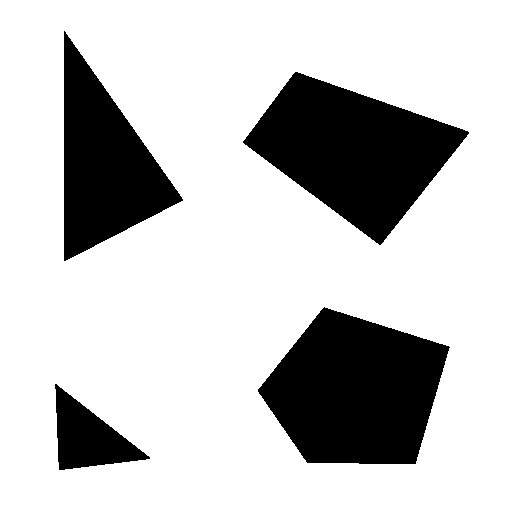
#> input picture sokszogek_detektalasa/shapes.png, 512 x 512 px
$ python sarok_detekcio.py   (older library calls are emulated)
#> lines starting #> are read from the running program, lines starting #| are printed output that depends on the picture; after the words box and inside, x2 and y2 are one past the last pixel; in counts of white or black regions, pixels touching at a corner belong together
import cv2
import numpy as np
import random


piros = [(2, 10, 124),"piros"]
kek = [(186, 72, 0), "kék"]
zold = [(87, 122, 59), "zöld"]
cian = [(238, 238, 175), "cián"]
szurke = [(85, 85, 85), "szürke"]
sarga = [(53, 225, 255),"sárga"]
pink = [(138, 33, 224),"pink"]
lila = [(255, 0, 191), "lila"]
narancs = [(0, 103, 255), "narancs"]
magenta = [(139, 0, 139), "magenta"]
brown = [(0, 75, 150),"barna"]
turkiz = [(208, 224, 64), "türkizkék"]
mandula = [(205, 222, 239),"mandula"]
arany = [(0, 215,255),"arany"]
bordo = [(52, 23, 127), "bordo"]
DARKKHAKI = [(107, 183, 189),"darkkhaki"]
INDIGO = [(205, 90, 106),"Indigo"]
OLIVE = [(0, 128, 128),"Oliva"]
DARKSLATEGRAY = [(79, 79, 47),"darkslategray"]
PERU = [(63, 133, 205),"Peru"]


colors= [piros[0], kek[0], zold[0], cian[0], szurke[0], sarga[0], pink[0], lila[0], narancs[0], magenta[0], brown[0], turkiz[0], mandula[0], arany[0], bordo[0],DARKKHAKI[0],INDIGO[0],OLIVE[0],DARKSLATEGRAY[0],PERU[0]]
colors_full = [piros, kek, zold, cian, szurke, sarga, pink, lila, narancs, magenta, brown, turkiz, mandula, arany, bordo,DARKKHAKI,INDIGO,OLIVE,DARKSLATEGRAY,PERU]

img = cv2.imread("shapes.png");
#> img is the input picture: shape (512, 512, 3); values 0 (black) and 233 (white), 77.5% white; 4 black regions, box (x1, y1, x2, y2) and area: (258, 307, 450, 464) 20975, (243, 72, 469, 245) 20216, (64, 31, 183, 261) 13845, (55, 384, 150, 470) 4041
# [5 lines of commented-out code are left out]
cv2.imshow("Eredeti",img)
gray= cv2.cvtColor(img,cv2.COLOR_BGR2GRAY);

noise = np.zeros(gray.shape, np.int16)
cv2.randn(noise, 0.0, 20.0)
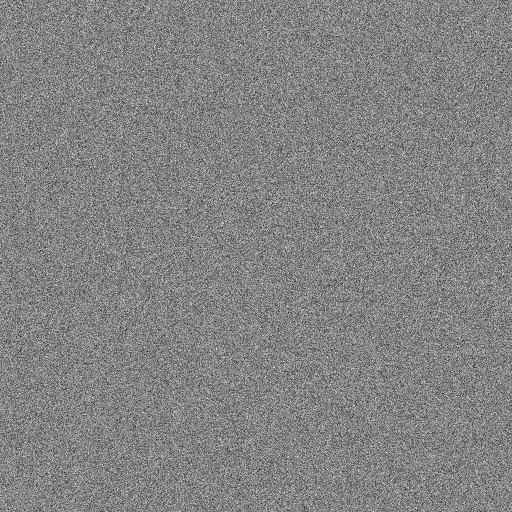
#> noise: shape (512, 512) int16; min -97, max 91, mean 0; drawn with min black and max white

imnoise2 = cv2.add(gray, noise, dtype=cv2.CV_16SC1)
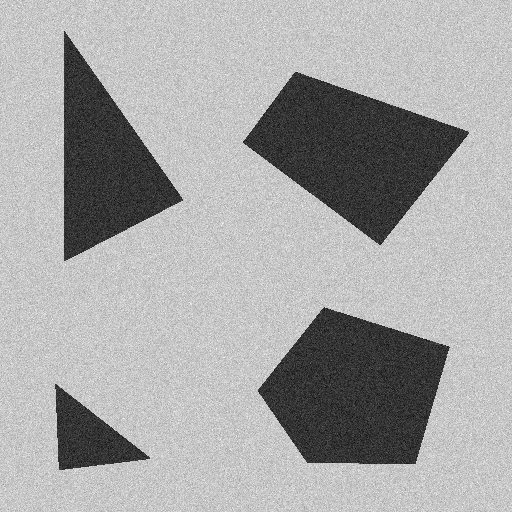
#> imnoise2: shape (512, 512) int16; min -82, max 321, mean 180.5; drawn with min black and max white
imnoisenorm = cv2.normalize(imnoise2, None, 0, 255, norm_type=cv2.NORM_MINMAX, dtype=cv2.CV_8UC1)
cv2.imshow('Zajos', imnoisenorm)

filtered = cv2.bilateralFilter(imnoisenorm, 9, 110, 110, cv2.BORDER_DEFAULT);
canny = cv2.Canny(filtered, 120, 255, 1)
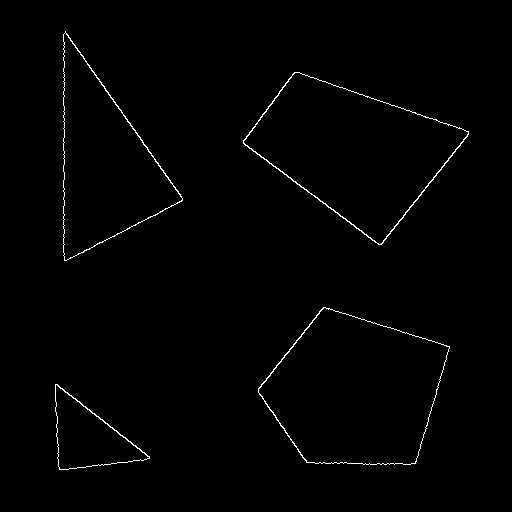
#> canny: shape (512, 512); 0.9% white in thin lines or dots, all inside (x1, y1, x2, y2) = (55, 31, 469, 470)


cnts = cv2.findContours(canny, cv2.RETR_EXTERNAL, cv2.CHAIN_APPROX_SIMPLE)
#> cnts = 4 contours; box (x1, y1, x2, y2) and area: (258, 307, 450, 465) 21028, (243, 72, 469, 245) 20330, (63, 31, 183, 261) 13907, (55, 384, 150, 470) 4074
cnts = cnts[0] if len(cnts) == 2 else cnts[1]


for n, cnt in enumerate(cnts):
    approx = cv2.approxPolyDP(
        cnt, 0.02 * cv2.arcLength(cnt, True), True)
    print("A következő színek egy objektumot vesznek körbe:")

    n = approx.ravel()
    i = 0
    for j in n:
        if (i % 2 == 0):
            x = n[i]
            y = n[i + 1]
            cornered = cv2.circle(img, (x, y), 11, random.choice(colors), -1)
            points = [x, y]
            bgr_s = img[y, x]
            for sk in range(len(colors_full)):
                if np.array_equal(bgr_s, colors_full[sk][0]):
                    print(colors_full[sk][1])

        i = i + 1
#> this loop made 4 passes
#> (printed output is left out)
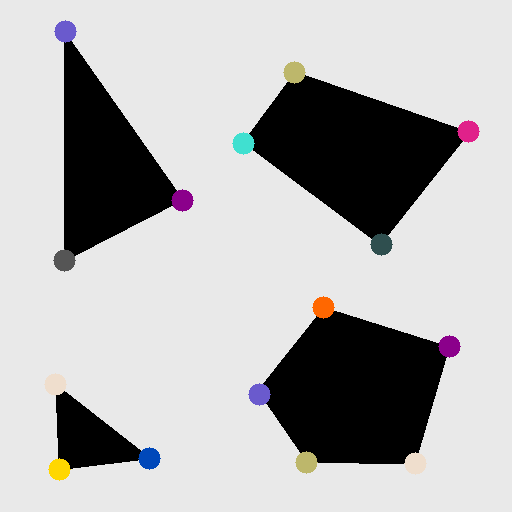
#> img: shape (512, 512, 3); 2.16% of pixels changed, all inside (x1, y1, x2, y2) = (44, 20, 480, 481)

cv2.imshow("Sarkok",cornered)
cv2.waitKey(0)
cv2.destroyAllWindows()

$ run again, with sokszogek_detektalasa/painted.png copied over sokszogek_detektalasa/shapes.png
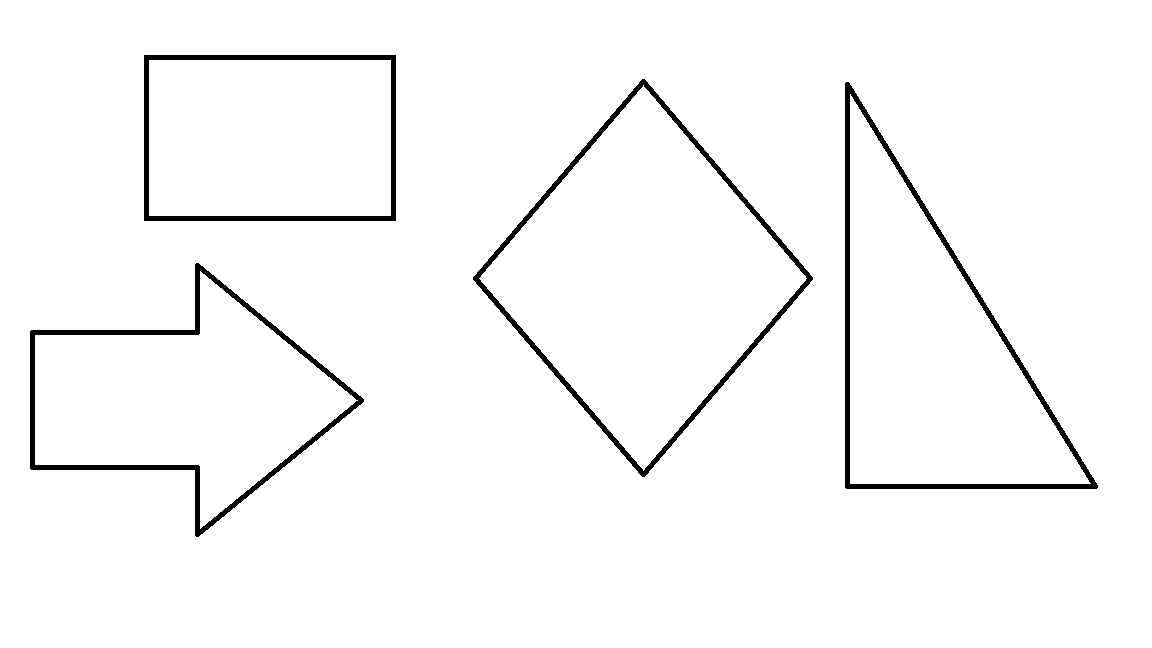
#> input picture sokszogek_detektalasa/painted.png, 1152 x 648 px
#> img is the input picture: shape (648, 1152, 3); 97.3% white; 4 black regions, box (x1, y1, x2, y2) and area: (845, 82, 1098, 489) 5616, (473, 79, 813, 477) 5161, (30, 263, 364, 537) 5095, (144, 55, 396, 221) 4080
#> `canny = cv2.Canny(filtered, 120, 255, 1)`:
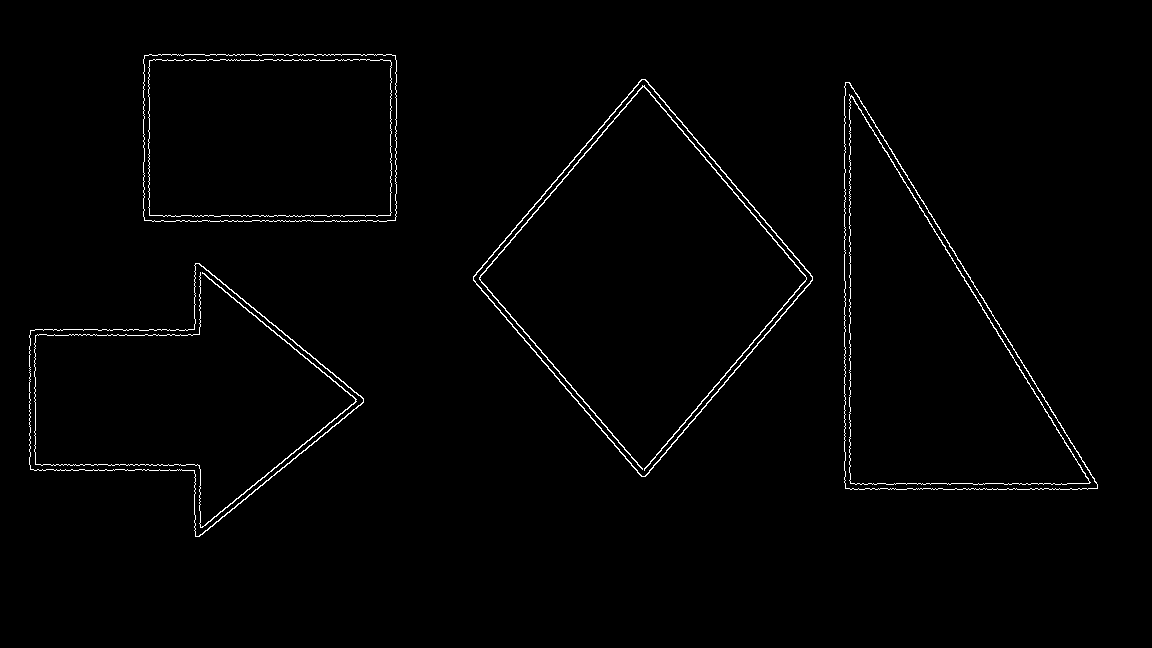
#> canny: shape (648, 1152); 1.2% white in thin lines or dots, all inside (x1, y1, x2, y2) = (29, 54, 1098, 537)
#> cnts = 4 contours; box (x1, y1, x2, y2) and area: (473, 79, 813, 477) 68779, (844, 82, 1098, 490) 52911, (29, 263, 364, 537) 47128, (143, 54, 397, 222) 41939
#> the loop `for n, cnt in enumerate(cnts):` made 4 passes
#> (printed output is left out)
#> after the loop `for n, cnt in enumerate(cnts):`:
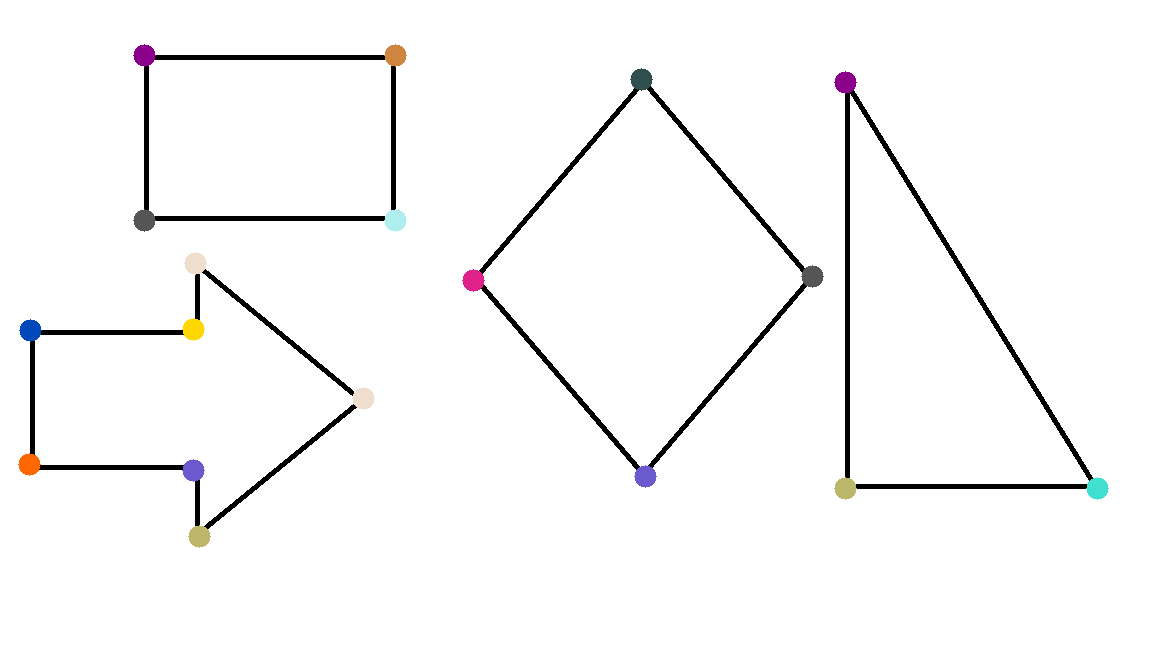
#> img: shape (648, 1152, 3); 0.91% of pixels changed, all inside (x1, y1, x2, y2) = (18, 44, 1109, 548)

$ run again, with sokszogek_detektalasa/painted2.png copied over sokszogek_detektalasa/shapes.png
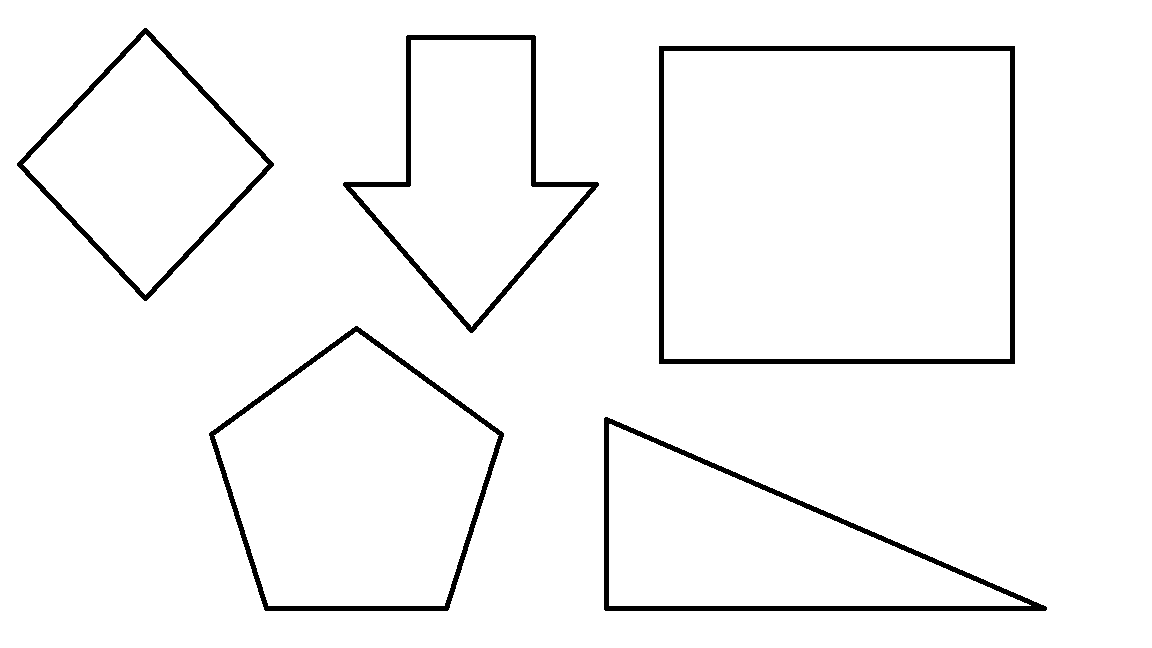
#> input picture sokszogek_detektalasa/painted2.png, 1152 x 648 px
#> img is the input picture: shape (648, 1152, 3); 96.7% white; 5 black regions, box (x1, y1, x2, y2) and area: (659, 46, 1015, 364) 6640, (604, 417, 1047, 611) 5475, (343, 35, 599, 333) 4643, (209, 326, 504, 611) 4545, (17, 28, 274, 301) 3700
#> `canny = cv2.Canny(filtered, 120, 255, 1)`:
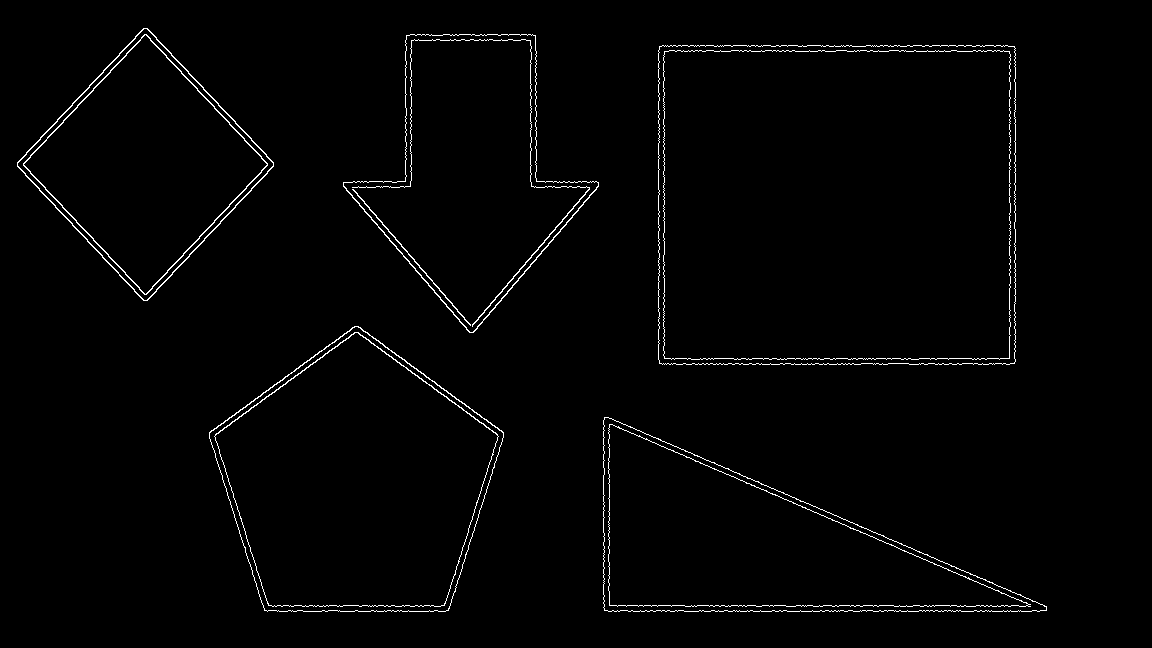
#> canny: shape (648, 1152); 1.5% white in thin lines or dots, all inside (x1, y1, x2, y2) = (17, 28, 1047, 612)
#> cnts = 5 contours; box (x1, y1, x2, y2) and area: (658, 45, 1016, 365) 113385, (209, 326, 504, 612) 58704, (603, 417, 1047, 612) 44268, (343, 34, 599, 333) 39242, (17, 28, 274, 301) 35892
#> the loop `for n, cnt in enumerate(cnts):` made 5 passes
#> (printed output is left out)
#> after the loop `for n, cnt in enumerate(cnts):`:
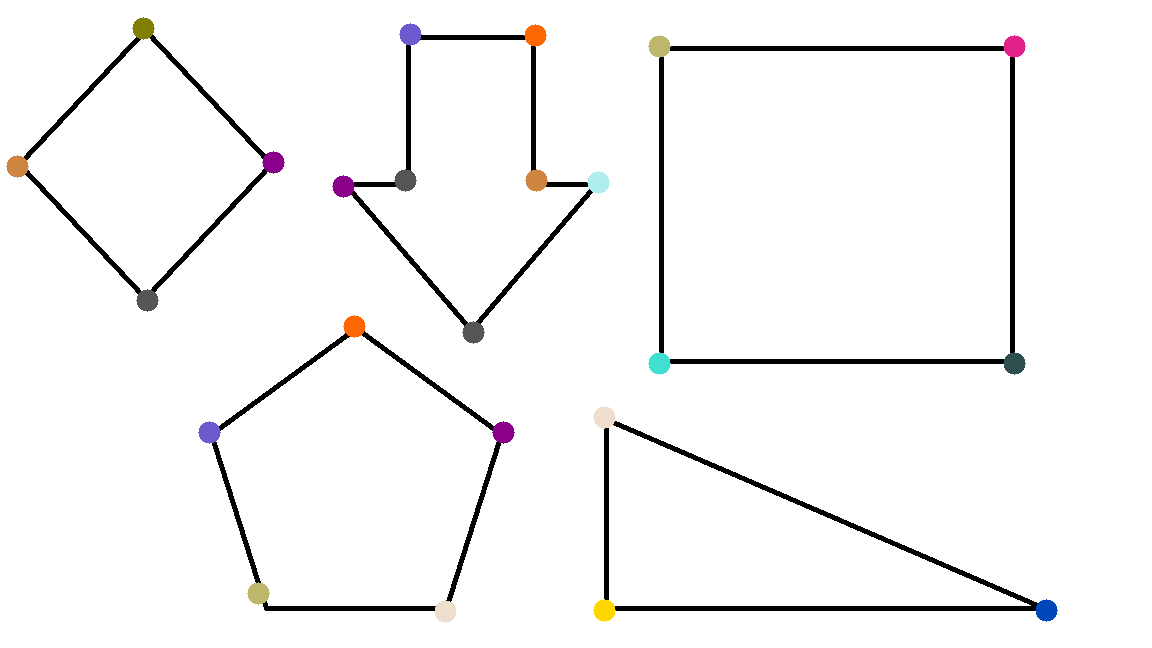
#> img: shape (648, 1152, 3); 1.16% of pixels changed, all inside (x1, y1, x2, y2) = (6, 17, 1058, 623)

$ run again, with sokszogek_detektalasa/painted3.png copied over sokszogek_detektalasa/shapes.png
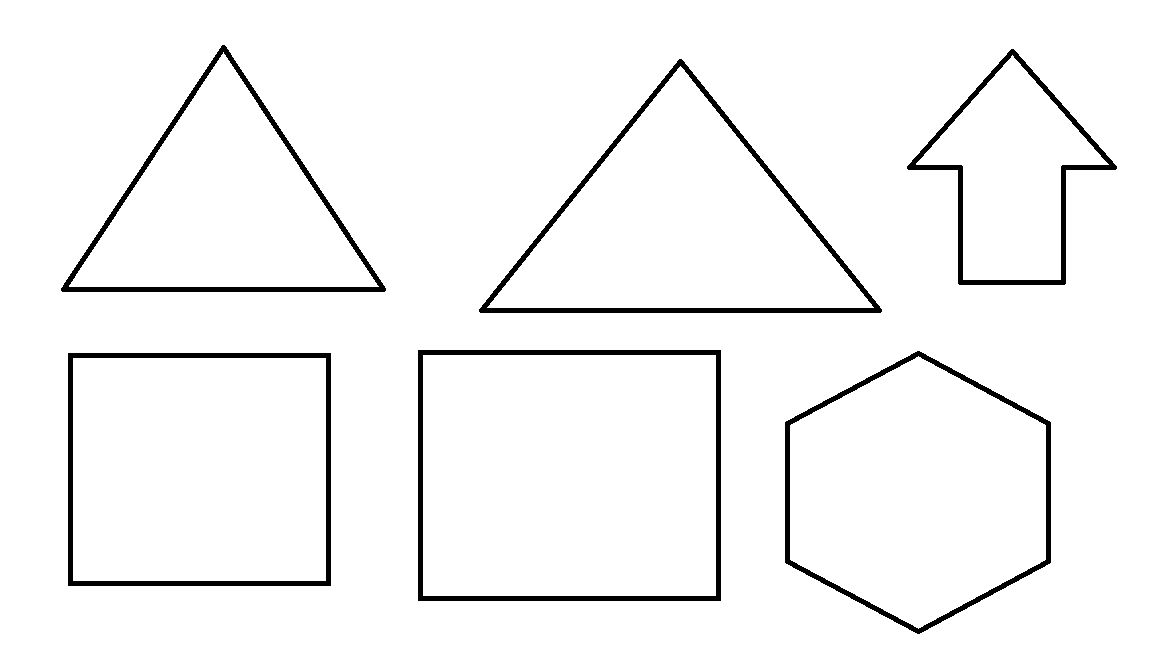
#> input picture sokszogek_detektalasa/painted3.png, 1152 x 648 px
#> img is the input picture: shape (648, 1152, 3); 96.2% white; 6 black regions, box (x1, y1, x2, y2) and area: (418, 350, 721, 601) 5440, (479, 59, 882, 313) 5182, (68, 353, 331, 586) 4860, (61, 45, 386, 292) 4514, (785, 351, 1051, 634) 4346, (907, 49, 1117, 285) 3705
#> `canny = cv2.Canny(filtered, 120, 255, 1)`:
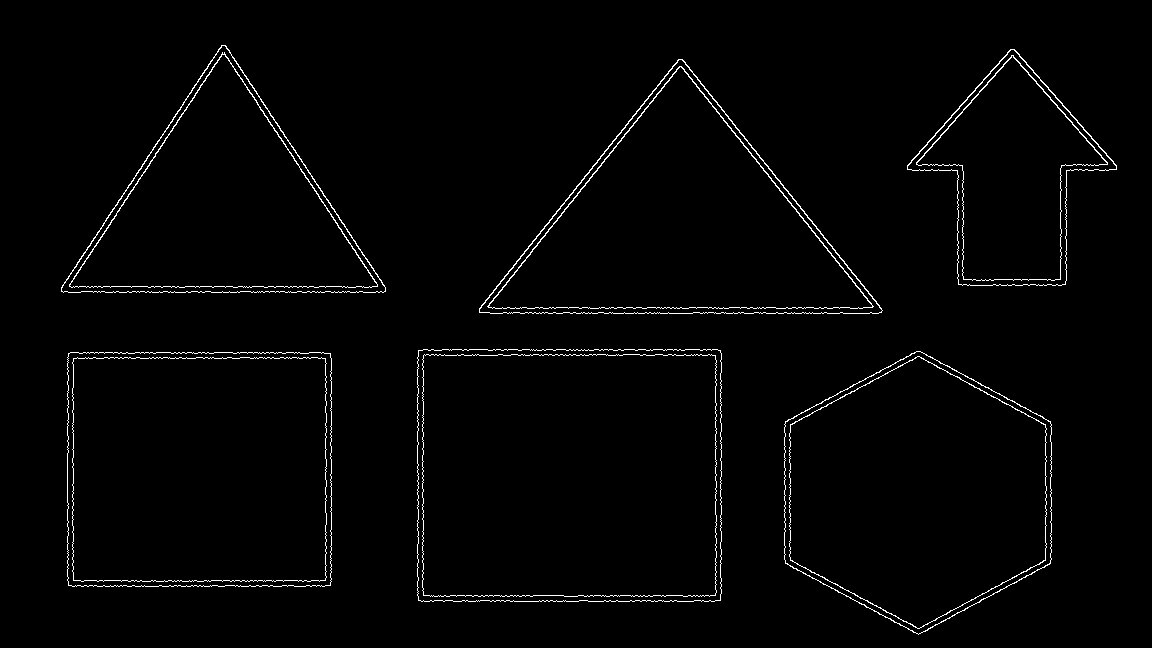
#> canny: shape (648, 1152); 1.7% white in thin lines or dots, all inside (x1, y1, x2, y2) = (61, 45, 1117, 635)
#> cnts = 6 contours; box (x1, y1, x2, y2) and area: (417, 349, 722, 602) 76150, (67, 352, 332, 587) 61416, (784, 351, 1052, 635) 56609, (479, 59, 883, 314) 52446, (61, 45, 386, 293) 41159, (907, 49, 1117, 286) 25790
#> the loop `for n, cnt in enumerate(cnts):` made 6 passes
#> (printed output is left out)
#> after the loop `for n, cnt in enumerate(cnts):`:
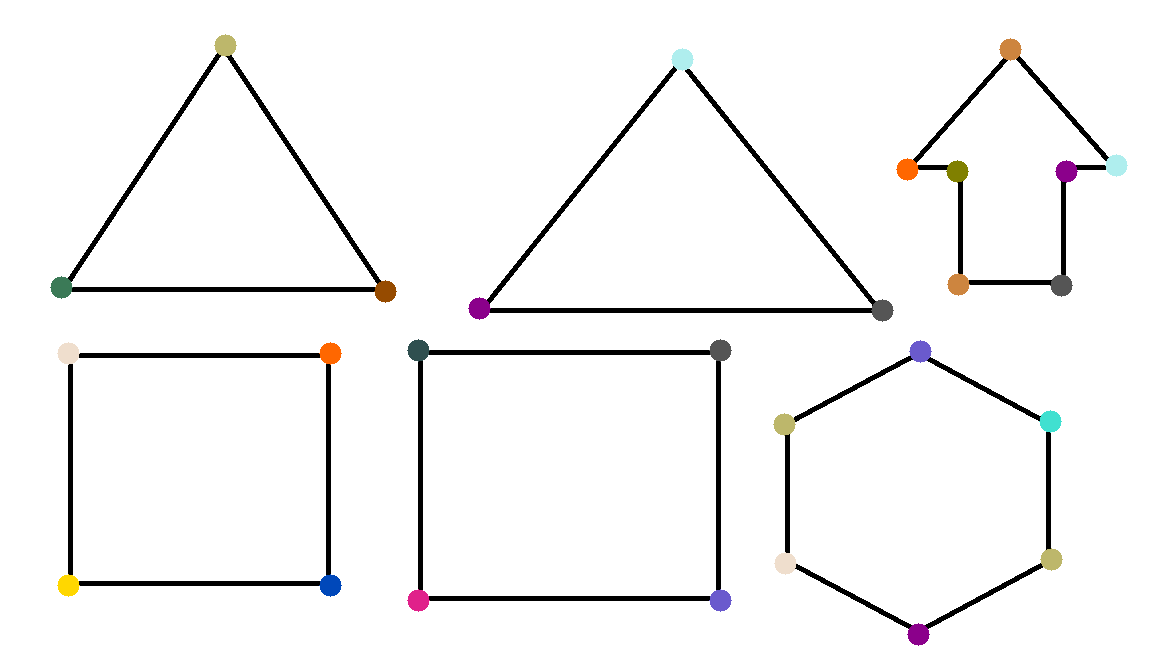
#> img: shape (648, 1152, 3); 1.36% of pixels changed, all inside (x1, y1, x2, y2) = (50, 34, 1128, 646)
